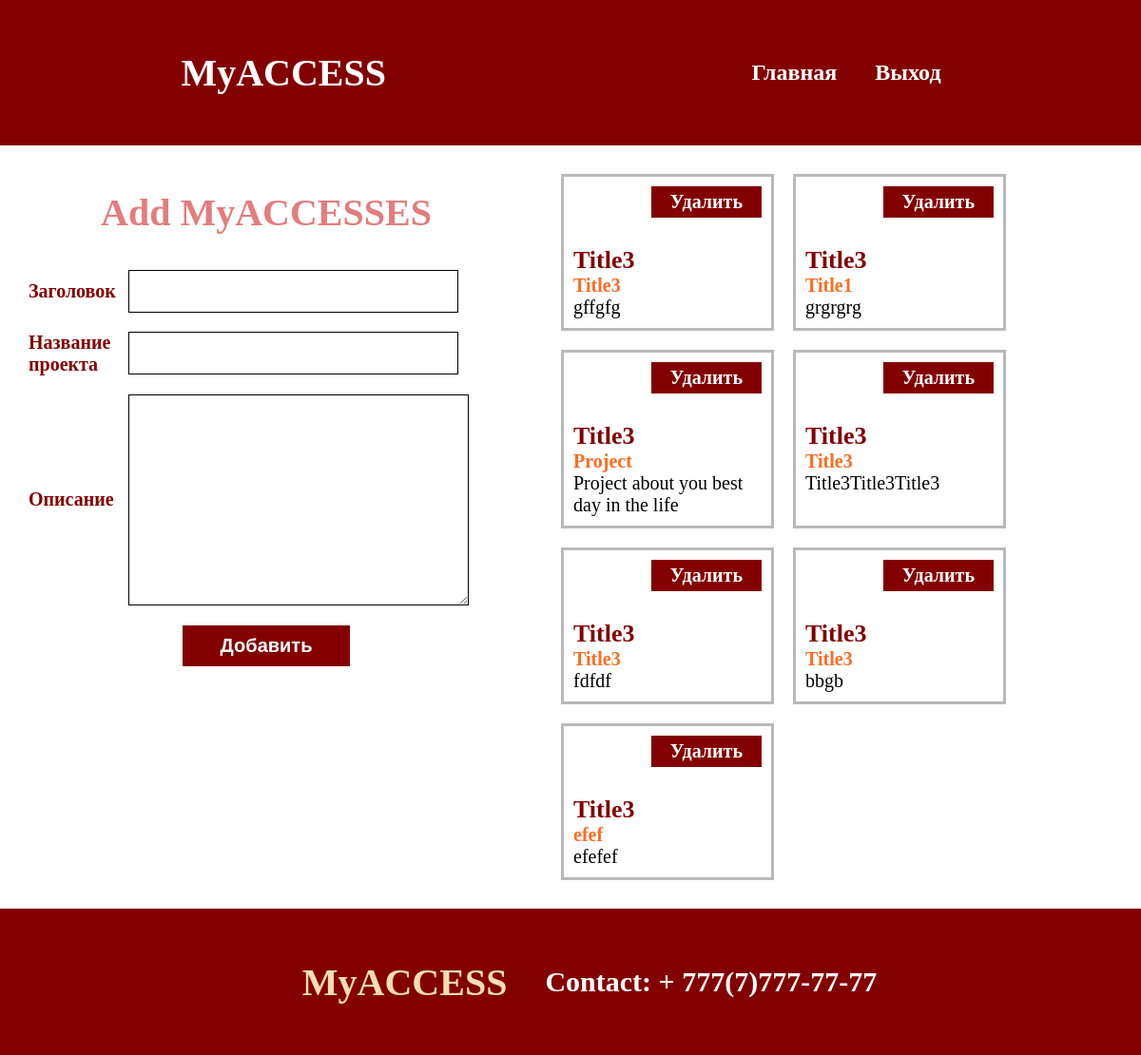
/success_auth.php (signed in), run on the app's committed database.
### tables this page shows
CREATE TABLE users_access (
  id_users int(11) NOT NULL,
  id_access int(11) NOT NULL,
  PRIMARY KEY (id_access, id_users)
);

CREATE TABLE access (
  id int(11) NOT NULL AUTO_INCREMENT,
  title varchar(255) DEFAULT NULL,
  title_project varchar(255) DEFAULT NULL,
  title_description varchar(255) DEFAULT NULL,
  PRIMARY KEY (id)
);

### ModelGetAccess.php (the view, shortened to what this page needs)
<?php
class ModelGetAccess
{
    private $mysql;
    private $session;
    public function __construct($mysql, $session)
    {
        $this->mysql = $mysql;
        $this->session = $session;
    }
    public function getFromBD()
    {
        $query = mysqli_query($this->mysql, "SELECT * FROM access
INNER JOIN users_access ua ON access.id = ua.id_access
INNER JOIN users u ON ua.id_users = u.id WHERE u.email = '$this->session'");
        for ($data = []; $row = mysqli_fetch_assoc($query); $data[] = $row) ;
        foreach ($data as $result) {
            echo "<ul class='access-list'>" . "<div class='li-item-access-a'><a class='delete-access' href='?del={$result['id_access']}'>Удалить</a></div>" . "<div class='li-item-access'><li class='title'>" . $result['title'] .
                "</li>" . "<li class='title-project'>" . $result['title_project'] . "</li>" .
                "<li class='title_description'>" . $result['title_description'] . "</li></div>" .
                "</ul><br>";
        }
    }
}

### header.php (shortened to what this page needs)
<!DOCTYPE html>
<html>
<head>
    <link rel="stylesheet" type="text/css" href="css/style.css">
</head>
<body>
<div class="header" id="header">
    <div class="logo">
        <?php if (!isset($_SESSION['email']) && !isset($_SESSION['password'])) { ?>
            <h2>MyACCESS</h2>
        <?php } else { ?>
            <a href="success_auth.php"><h2>MyACCESS</h2></a>
        <?php }
        ?>
    </div>
    <div><a class="auth" href="/index.php">Главная</a></div>
    <div class="auth_block" id="auth_block">
        <?php
        if (!isset($_SESSION['email']) && !isset($_SESSION['password'])) {
            ?>
            <div id="link_register">
                <a class="auth" href="registration.php">Регистрация</a>
            </div>
            <div id="link_auth">
                <a class="auth" href="authorization.php">Авторизация</a>
            </div>
            <?php
        } else {
            ?>
            <div id="link_logout">
                <a class="auth" href="/logout.php">Выход</a>
            </div>
            <?php
        }
        ?>
    </div>
</div>

### success_auth.php (shortened to what this page needs)
<?php
require_once 'header.php';
require_once 'ControllerGetAccess.php';
?>
<?php if (!empty($_SESSION['email'])) { ?>
    <div class="content-access">
    <div class="content-item">
        <h1>Add MyACCESSES</h1>
        <form action="check_access.php" method="post" name="form_auth">
            <div class="lab-form">
                <label>Заголовок</label>
                <input type="text" name="title" required="required">
            </div>
            <div class="lab-form">
                <label>Название проекта</label>
                <input type="text" name="title_project" required="required">
            </div>
            <div class="lab-form">
                <label>Описание</label>
                <textarea type="text" name="description" required="required"></textarea>
            </div>
            <div class="btn">
                <input type="submit" name="btn_submit" value="Добавить">
            </div>
        </form>
    </div>
<?php } else { ?>
    <div class="error-access"><h1>Ваш аккаунт создан!</h1></div><a href="authorization.php">
        <div class="error-access">Пожалуйста авторизуйтесь...
    </a></div>
<?php } ?>
<div class="content-item project">
    <?php
    $new2 = new ControllerGetAccess();
    echo $new2->index();
    ?>
</div>
</div>
<?php
require_once 'footer.php';
?>

### ControllerGetAccess.php (shortened to what this page needs)
<?php
class ControllerGetAccess
{
    public function index()
    {
        if (!empty($_SESSION['email'])) {
            require_once 'ModelGetAccess.php';
            $new = new ModelGetAccess($mysql, $_SESSION['email']);
            echo $new->getFromBD();
        }
    }
}

### footer.php
</body>
<footer>
    <h2>MyACCESS</h2>
    <h3>Contact: + 777(7)777-77-77</h3>
</footer>

### css/style.css (style rules this page uses)
body { margin: 0 auto; }
a { text-decoration: none; }
.header { display: flex; justify-content: center; align-items: center; padding: 20px; background: #830000; }
.auth_block { display: flex; }
.logo { width: 50%; }
a.auth { color: white; padding: 0 20px; text-decoration: none; font-size: 24px; font-weight: bold; }
.logo h2 { color: white; font-size: 40px; font-weight: bold; }
footer { display: flex; justify-content: center; align-items: center; padding: 20px; background: #830000; }
footer h2 { padding: 0 40px; color: wheat; font-size: 40px; font-weight: bold; }
footer h3 { color: white; font-size: 30px; }
.lab-form { display: flex; width: 500px; }
label { width: 100px; margin: 0 5px 0 0px; }
input { border: 1px solid; padding: 10px 40px; font-size: 20px; }
.lab-form { display: flex; align-items: center; width: 500px; padding: 10px; }
label { width: 100px; font-size: 20px; color: #830000; font-weight: bold; }
.btn { display: flex; justify-content: center; padding: 10px; }
.btn input { background: #830000; color: white; font-weight: bold; font-size: 20px; }
.content-access { display: flex; }
.content-item { padding: 20px; }
textarea { border: 1px solid; padding: 10px 50px; font-size: 20px; height: 200px; }
ul.access-list li { list-style: none; }
li.title { font-size: 26px; color: #830000; font-weight: bold; }
li.title-project { color: #ff6b22; font-size: 20px; font-weight: bold; }
li.title_description { font-size: 20px; }
.content-item.project { display: flex; flex-wrap: wrap; width: 100%; }
ul.access-list { width: 33%; }
ul.access-list { border: 3px solid #b9b9b9; margin: 10px; padding: 10px; }
a.delete-access { background: #830000; font-weight: bold; font-size: 20px; color: white; padding: 5px 20px; }
.li-item-access { padding: 30px 0 0 0; }
.li-item-access-a { display: flex; justify-content: flex-end; }
.content-item h1 { text-align: center; color: #e47d7d; font-size: 40px; }

### data on the page
users_access: id_access.title "Title3", id_access.title_project "Title3", id_access.title_description "gffgfg"
users_access: id_access.title "Title3", id_access.title_project "Title1", id_access.title_description "grgrgrg"
users_access: id_access.title "Title3", id_access.title_project "Project", id_access.title_description "Project about you best day in the life"
users_access: id_access.title "Title3", id_access.title_project "Title3", id_access.title_description "Title3Title3Title3"
users_access: id_access.title "Title3", id_access.title_project "Title3", id_access.title_description "fdfdf"
users_access: id_access.title "Title3", id_access.title_project "Title3", id_access.title_description "bbgb"
users_access: id_access.title "Title3", id_access.title_project "efef", id_access.title_description "efefef"
